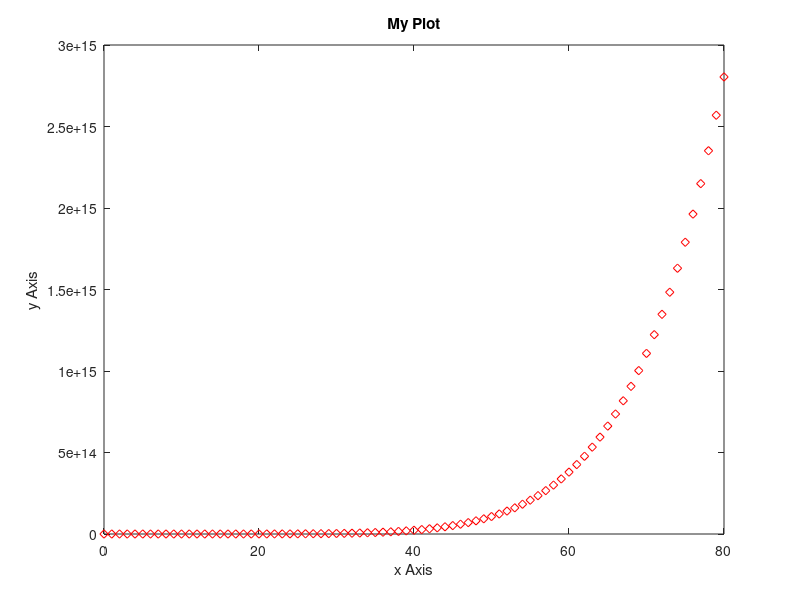
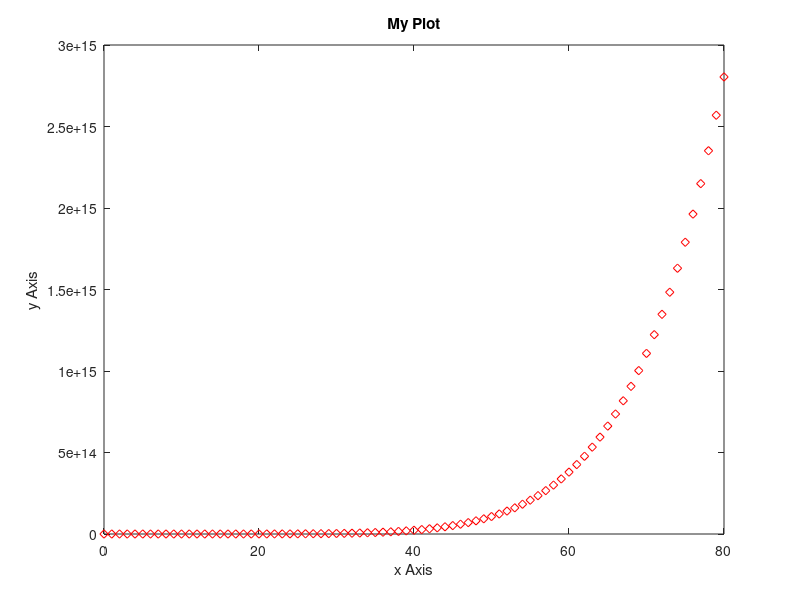

Write MATLAB code to recreate these figures, in order.
#
#
#
# ██╗    ██╗ ██████╗ ██╗████████╗███████╗██╗  ██╗
# ██║    ██║██╔═══██╗██║╚══██╔══╝██╔════╝██║ ██╔╝
# ██║ █╗ ██║██║   ██║██║   ██║   █████╗  █████╔╝
# ██║███╗██║██║   ██║██║   ██║   ██╔══╝  ██╔═██╗
# ╚███╔███╔╝╚██████╔╝██║   ██║   ███████╗██║  ██╗
#  ╚══╝╚══╝  ╚═════╝ ╚═╝   ╚═╝   ╚══════╝╚═╝  ╚═╝
#
#
#
#   ____      __
#  / __ \____/ /____ __  _____
# / /_/ / __/ __/ _ `/ |/ / -_)
# \____/\__/\__/\_,_/|___/\__/
#
#
#
# Commands for performing the following tasks:
# 1 - Reading data from a file;
# 2 - Writing data to a file;
# 3 - Plotting data.

echo on

# READING DATA FROM A FILE.

# Changing the current working directory:
cd data_files/

# Loading data files with a single column:
load ("data_file_4.dat")
load ("data_file_5.dat")

# Checking that the loaded data is in the current scope:
whos "data_file_4"
whos "data_file_5"

# Loading data files with multiple columns:
load ("data_file_1.dat")
load ("data_file_2.dat")
load ("data_file_3.dat")

# Checking that the loaded data is in the current scope:
whos "data_file_1"
whos "data_file_2"
whos "data_file_3"

# WRITING DATA TO A FILE.

# Extracting the first 20 components of the vector data_file_4:
v1 = data_file_4 (1:20)

# Extracting components 30 to 50 of the vector data_file_5:
v2 = data_file_5 (30:50)

# Writing the content of the vector v1 to a file:
save ("-ascii", "vector_v1.dat", "v1")

# Writing the content of the vector v2 to a file:
save ("-ascii", "vector_v2.dat", "v2")

# PLOTTING DATA.

# Separating the columns of the matrix data_file_1:
c1 = data_file_1 (:, 1)
c2 = data_file_1 (:, 2)
c3 = data_file_1 (:, 3)

clear data_file_*
clear v*

# Plotting the data using red diamonds:
plot (c1, c2, "dr")

# Setting the labels of the axes:
xlabel ("x Axis")
ylabel ("y Axis")

# Setting the title of the plot:
title ("My Plot")

# Saving the plot as a PNG file:
cd ../image_files/
print ("my_plot_1", "-dpng")

# Saving the plot as a SVG file:
print ("my_plot_1", "-dsvg")

echo off
